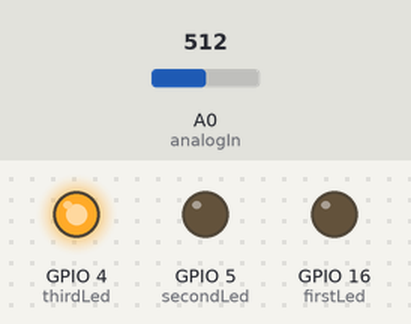
Simulated run of this sketch. Board: ESP8266 (NodeMCU). Parts: output pins drawn as LEDs (lit = HIGH). The inputs (shaded band) are chosen by the test bench; at power-on: A0 (analogIn) = 512. WiFi joins after 1.5 s; servers stay silent unless stated; uploads are accepted with an empty reply; what the sketch prints to the serial monitor is not drawn.

Above: at 1.75 s.
At 2.05 s:
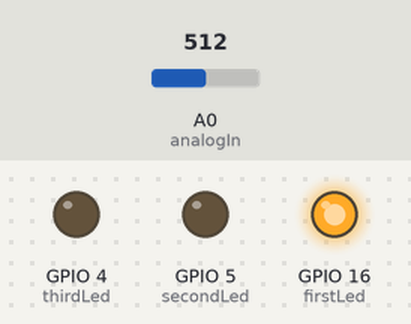
At 2.35 s:
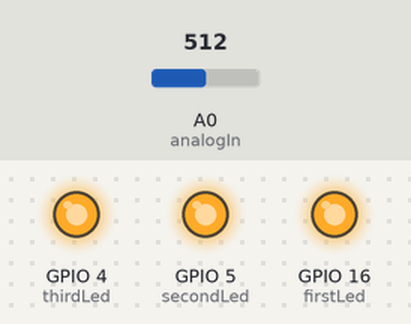
At 2.6 s:
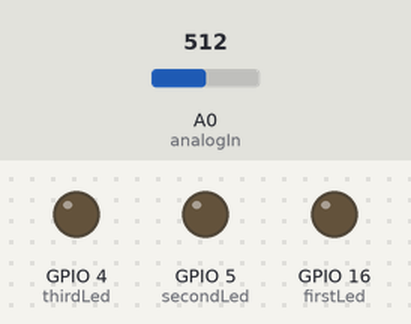
At 3.52 s:
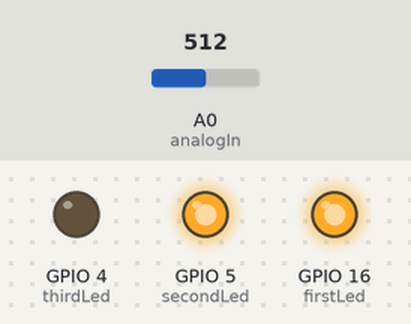
At 4.48 s:
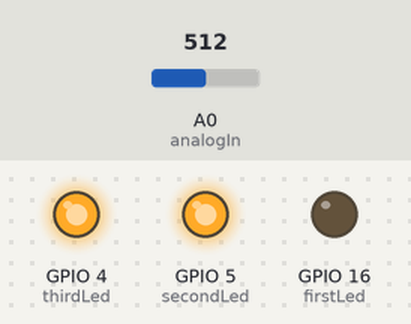
Timing chart, 0 to 4.8 s (numbered marks = the images above):
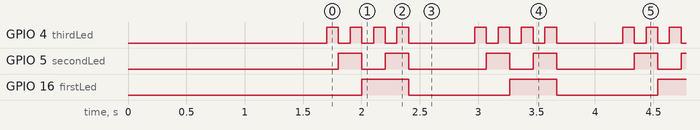

The sketch:

smart_home.ino
```cpp
#include <ESP8266WiFi.h>

int firstLed = 16;//GPIO16
int secondLed = 5;//GPIO5
int thirdLed = 4;//GPIO4
int rawValues[8];

const char* ssid = "BotNet";
const char* password = "ltdguitars";
char *message;

char server[] = "192.168.0.105";

WiFiClient client;


const int analogIn = A0;
int RawValue= 0;


void turnLeds(int value);

void setup() {

  Serial.begin(115200);
  pinMode(firstLed,OUTPUT);
  pinMode(secondLed,OUTPUT);
  pinMode(thirdLed,OUTPUT);
  delay(100);
  turnLeds(0);

   Serial.println();
   Serial.print("Connecting to ");
   Serial.println(ssid);
   WiFi.begin(ssid, password);
   while (WiFi.status() != WL_CONNECTED) {
     delay(500);
     Serial.print(".");
   }
   Serial.println("");
   Serial.println("WiFi connected");

}

void loop() {
  for(int i = 0; i<8;i++)
  {
    turnLeds(i);
    RawValue = analogRead(analogIn);
    rawValues[i] = RawValue;

    delay(100);
  }

  int avg = 0;
  for(int i = 0; i<8;i++)
  {
    avg+=rawValues[i];
    Serial.print(i);
    Serial.print(":");
    Serial.print(rawValues[i]);
    Serial.print(", ");
  }
  Serial.print(". AVG=");
  Serial.print(avg/8);
  Serial.print(" Current = ");
  Serial.println(abs(avg/8-517));
  turnLeds(0);
  delay(200);

  if (client.connect(server, 8081)) {
    Serial.println("connected to server");
    // Make a HTTP request:
    client.print("GET ");
    client.print("/saveRawData?cid=1337");
    client.print("&v1=");
    client.print(rawValues[0]);
    client.print("&v2=");
    client.print(rawValues[1]);
    client.print("&v3=");
    client.print(rawValues[2]);
    client.print("&v4=");
    client.print(rawValues[3]);
    client.println(" HTTP/1.1");
//    client.println("GET ?cid=1&v1=5&v2=3&v3=6&v4=10 HTTP/1.1");
    client.print("Host: ");
    client.print(server);
    client.println(":8081");
    client.println("Connection: close");
    client.println();

  }

  while (client.available()) {
    char c = client.read();
    Serial.write(c);
  }

  client.stop();
  }


void turnLeds(int value)
{
switch(value){
  case 0:
  {
    //OFF all
    digitalWrite(firstLed,0);
    digitalWrite(secondLed,0);
    digitalWrite(thirdLed,0);
    break;
  }
  case 1:
  {
    //OFF
    digitalWrite(firstLed,0);
    digitalWrite(secondLed,0);
    digitalWrite(thirdLed,1);
    break;
  }
  case 2:
  {
    //OFF all
    digitalWrite(firstLed,0);
    digitalWrite(secondLed,1);
    digitalWrite(thirdLed,0);
    break;
  }
  case 3:
  {
    //OFF all
    digitalWrite(firstLed,0);
    digitalWrite(secondLed,1);
    digitalWrite(thirdLed,1);
    break;
  }
  case 4:
  {
    //OFF all
    digitalWrite(firstLed,1);
    digitalWrite(secondLed,0);
    digitalWrite(thirdLed,0);
    break;
  }
  case 5:
  {
    //OFF all
    digitalWrite(firstLed,1);
    digitalWrite(secondLed,0);
    digitalWrite(thirdLed,1);
    break;
  }
  case 6:
  {
    //OFF all
    digitalWrite(firstLed,1);
    digitalWrite(secondLed,1);
    digitalWrite(thirdLed,0);
    break;
  }
  case 7:
  {
    //OFF all
    digitalWrite(firstLed,1);
    digitalWrite(secondLed,1);
    digitalWrite(thirdLed,1);
    break;
  }
  default:
  {
    Serial.println("ERROR");
    break;
  }
}
}
```

Measured:
- by itself, GPIO 4 (thirdLed): repeats every 1.3 s: 3 × (LOW 0.10 s, HIGH 0.10 s), LOW 0.57 s, HIGH 0.10 s
- by itself, GPIO 5 (secondLed): repeats every 1.3 s: LOW 0.20 s, HIGH 0.20 s, LOW 0.67 s, HIGH 0.20 s
- by itself, GPIO 16 (firstLed): alternates HIGH for 0.40 s and LOW for 0.87 s
